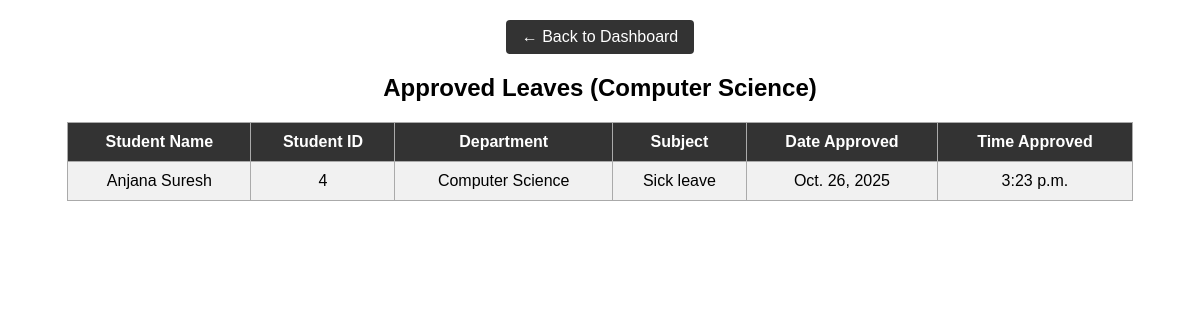
/approved_leave/ (signed in), run on an earlier commit of the app's database.
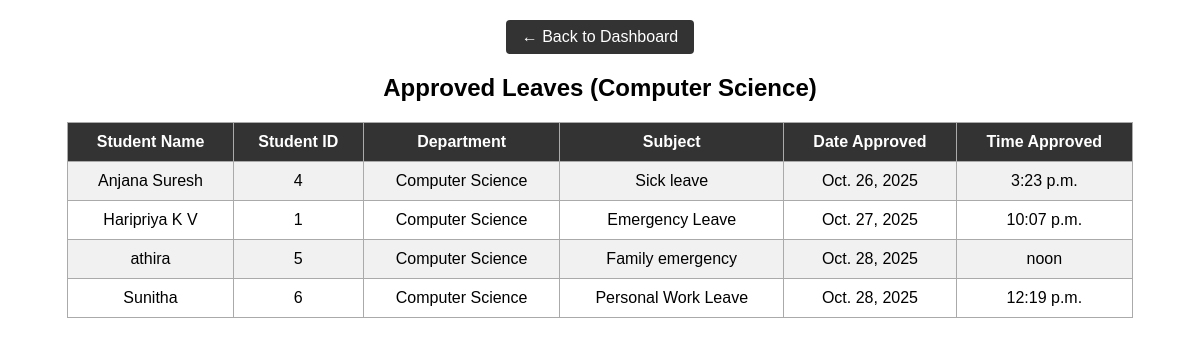
And on a later commit of the database.
### lmsapp/models.py (models this page shows, shortened)
class teacher(models.Model):
    name = models.CharField(max_length=50)
    subject = models.CharField(max_length=50)
    department = models.CharField(max_length=50)
    email = models.CharField(max_length=50)
    phone= models.IntegerField()
    username = models.CharField(max_length=50)
    password = models.CharField(max_length=50)
    is_approved = models.BooleanField(default=False)

class leave(models.Model):
    student = models.ForeignKey(student, on_delete=models.CASCADE)
    subject = models.CharField(max_length=100)
    content = models.TextField()
    date_applied = models.DateField(auto_now_add=True)
    time_applied = models.TimeField(auto_now_add=True)
    status = models.CharField(max_length=20, default='Pending')

class student(models.Model):
    name = models.CharField(max_length=50)
    year = models.CharField(max_length=50)
    department = models.CharField(max_length=50)
    email = models.CharField(max_length=50)
    phone= models.IntegerField()
    username = models.CharField(max_length=50)
    password = models.CharField(max_length=50)

### lmsapp/views.py (the view)
# urls.py: path('approved_leave/', views.approved_leave, name='approved_leave'),
def approved_leave(request):
    teacher_id = request.session.get('id')
    if not teacher_id:
        return redirect('teacherlogin')
    teacher_obj = teacher.objects.get(id=teacher_id)
    approved_leaves = leave.objects.filter(student__department=teacher_obj.department, status='Approved')
    return render(request, 'approved_leave.html', {
        'leaves': approved_leaves,
        'department': teacher_obj.department
    })

### templates/approved_leave.html (shortened to what this page needs)
<!DOCTYPE html>
<html lang="en">
<head>
</head>
<body>
    <a href="{% url 'teacherdashboard' %}" class="back-btn">← Back to Dashboard</a>
    <h2>Approved Leaves ({{ department }})</h2>
    {% if leaves %}
    <table>
        <tr>
            <th>Student Name</th>
            <th>Student ID</th>
            <th>Department</th>
            <th>Subject</th>
            <th>Date Approved</th>
            <th>Time Approved</th>
        </tr>
        {% for leave in leaves %}
        <tr>
            <td>{{ leave.student.name }}</td>
            <td>{{ leave.student.id }}</td>
            <td>{{ leave.student.department }}</td>
            <td>{{ leave.subject }}</td>
            <td>{{ leave.date_applied }}</td>
            <td>{{ leave.time_applied }}</td>
        </tr>
        {% endfor %}
    </table>
    {% else %}
    <p style="text-align:center;">No approved leaves yet.</p>
    {% endif %}
</body>
</html>

### templates/approved_leave.html (style rules this page uses)
body { font-family: Arial, sans-serif; }
h2 { text-align: center; margin-top: 20px; }
table { width: 90%; margin: 20px auto; border-collapse: collapse; }
th, td { border: 1px solid #aaa; padding: 10px; text-align: center; }
th { background-color: #333; color: white; }
tr:nth-child(even) td { background-color: #f1f1f1; }
.back-btn { display: block; width: fit-content; margin: 20px auto; padding: 8px 16px; background-color: #333; color: white; text-decoration: none; border-radius: 4px; }

What changed in the data, as far as the page shows it:
added leave: student.name "Haripriya K V", student.id "1", student.department "Computer Science", subject "Emergency Leave", date_applied "Oct. 27, 2025", time_applied "10:07 p.m."
added leave: student.name "athira", student.id "5", student.department "Computer Science", subject "Family emergency", date_applied "Oct. 28, 2025", time_applied "noon"
added leave: student.name "Sunitha", student.id "6", student.department "Computer Science", subject "Personal Work Leave", date_applied "Oct. 28, 2025", time_applied "12:19 p.m."
